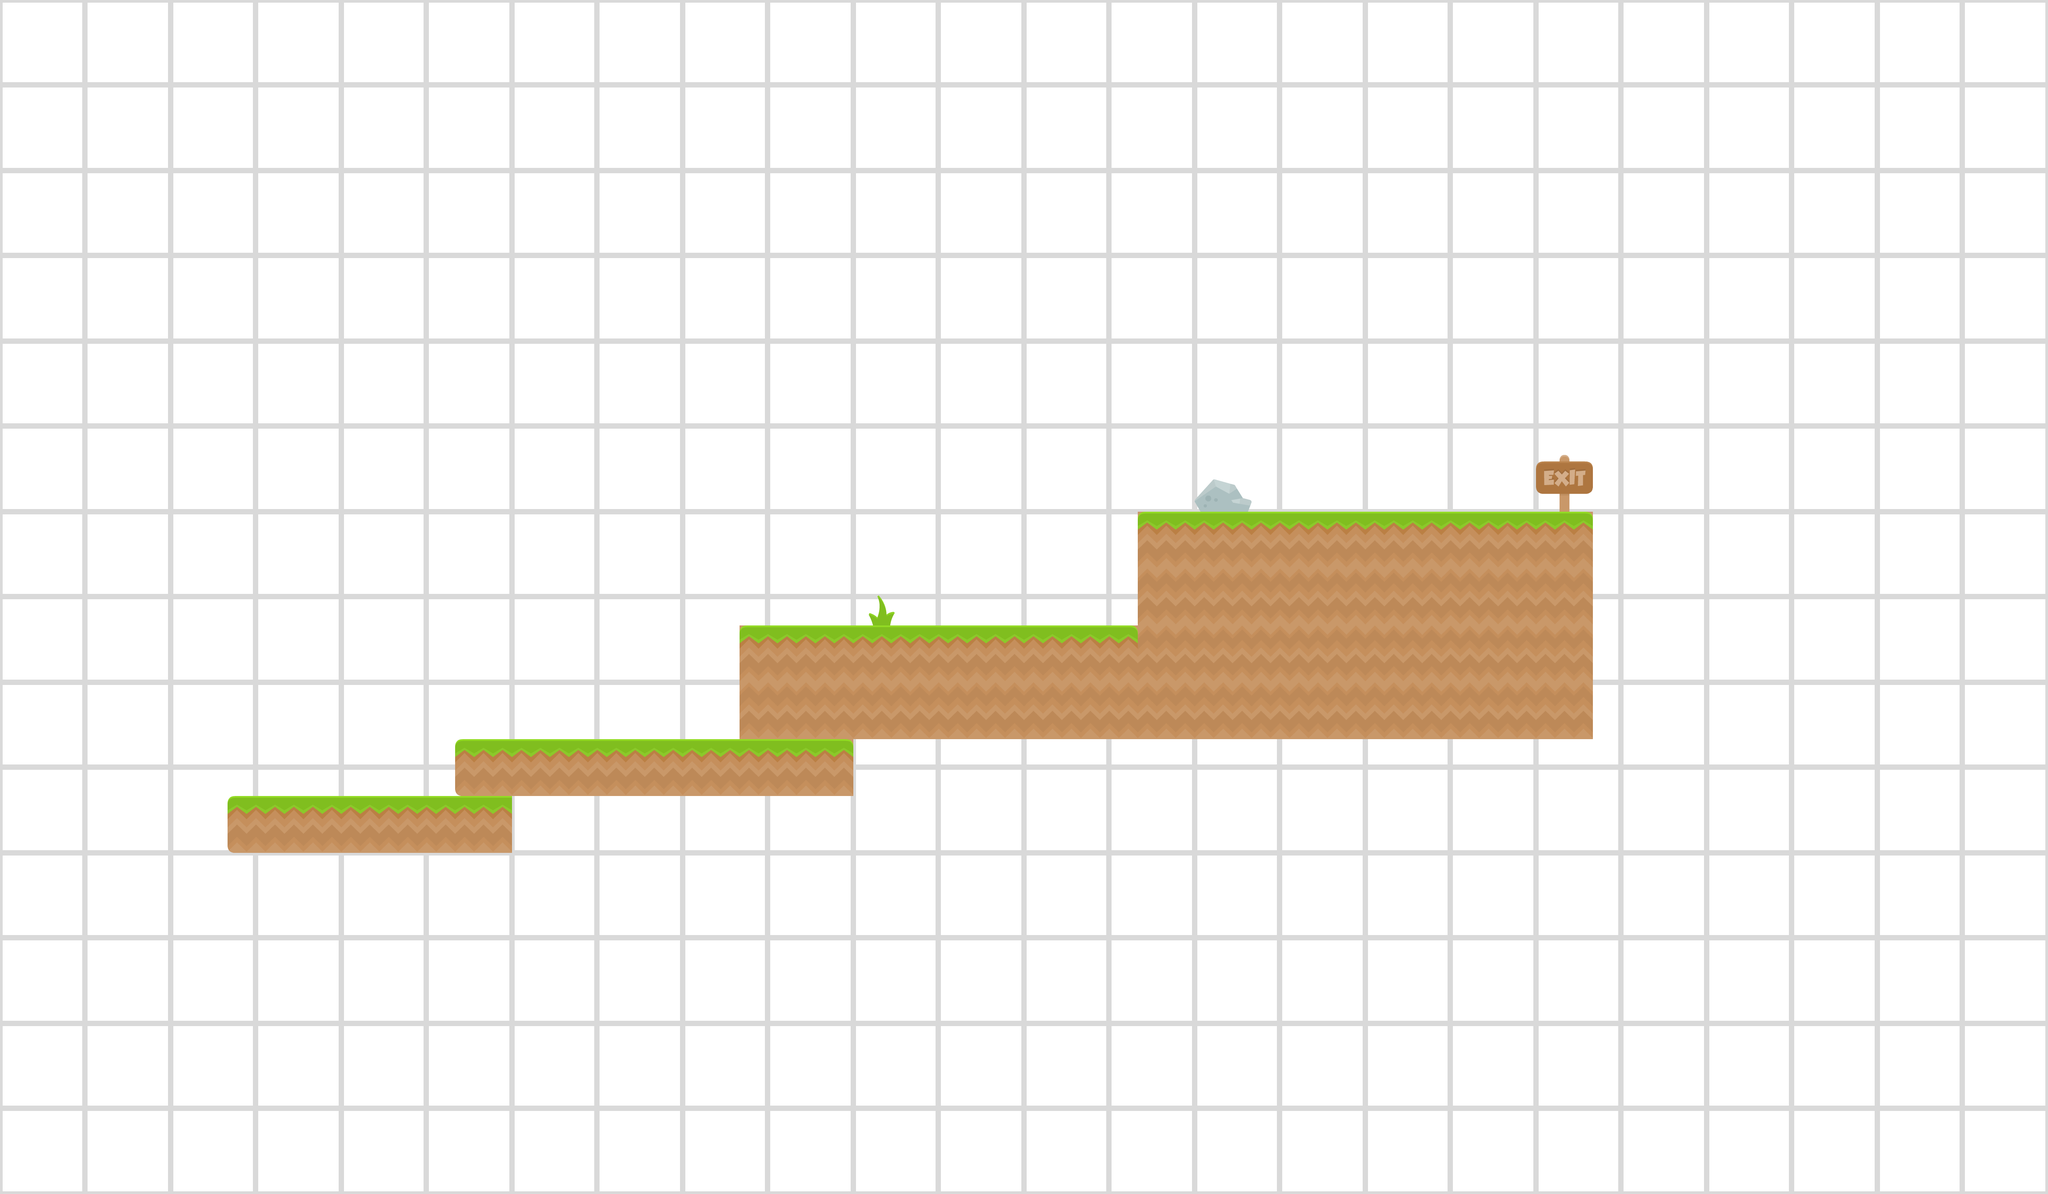

Rendered tile map (Tiled .tmx) drawn with the repository's tilesets; below, a short description and the map source with its tile grids summarised:
An orthogonal 36x21 tile map with 128x128 px tiles, 3 tile layers (background, tiles2, tiles), 3 tilesets and 10 objects.

<map version="1.2" tiledversion="1.2.1" orientation="orthogonal" renderorder="right-down" width="36" height="21" tilewidth="128" tileheight="128" infinite="0" nextlayerid="11" nextobjectid="15">
 <tileset firstgid="1" source="PaperBackground.tsx" />
 <tileset firstgid="10" source="spritesheet_ground.tsx" />
 <tileset firstgid="138" source="spritesheet_tiles.tsx" />
 <layer id="7" name="background" width="36" height="21">
  <data>[756 cells, 756 non-empty, 9 distinct tile ids]</data>
 </layer>
 <layer id="8" name="tiles2" width="36" height="21">
  <data>[756 cells, 8 non-empty, 4 distinct tile ids]</data>
 </layer>
 <layer id="9" name="tiles" width="36" height="21">
  <data>[756 cells, 58 non-empty, 4 distinct tile ids]</data>
 </layer>
 <objectgroup id="10" name="coins">
  <object id="10" x="1152" y="1408" width="128" height="128" />
  <object id="11" x="1280" y="1408" width="128" height="128" />
  <object id="13" x="1920" y="1152" width="128" height="128" />
  <object id="14" x="2176" y="1152" width="128" height="128" />
 </objectgroup>
 <objectgroup id="3" name="ground">
  <object id="5" x="512" y="1792" width="640" height="128" />
  <object id="6" x="1024" y="1664" width="896" height="128" />
  <object id="7" x="1664" y="1408" width="896" height="256" />
  <object id="8" x="2560" y="1152" width="1024" height="512" />
 </objectgroup>
 <objectgroup id="4" name="goal">
  <object id="3" x="3328" y="1024" width="128" height="128" />
 </objectgroup>
 <objectgroup id="5" name="startPos">
  <object id="4" x="640" y="1664" width="128" height="128" />
 </objectgroup>
</map>
